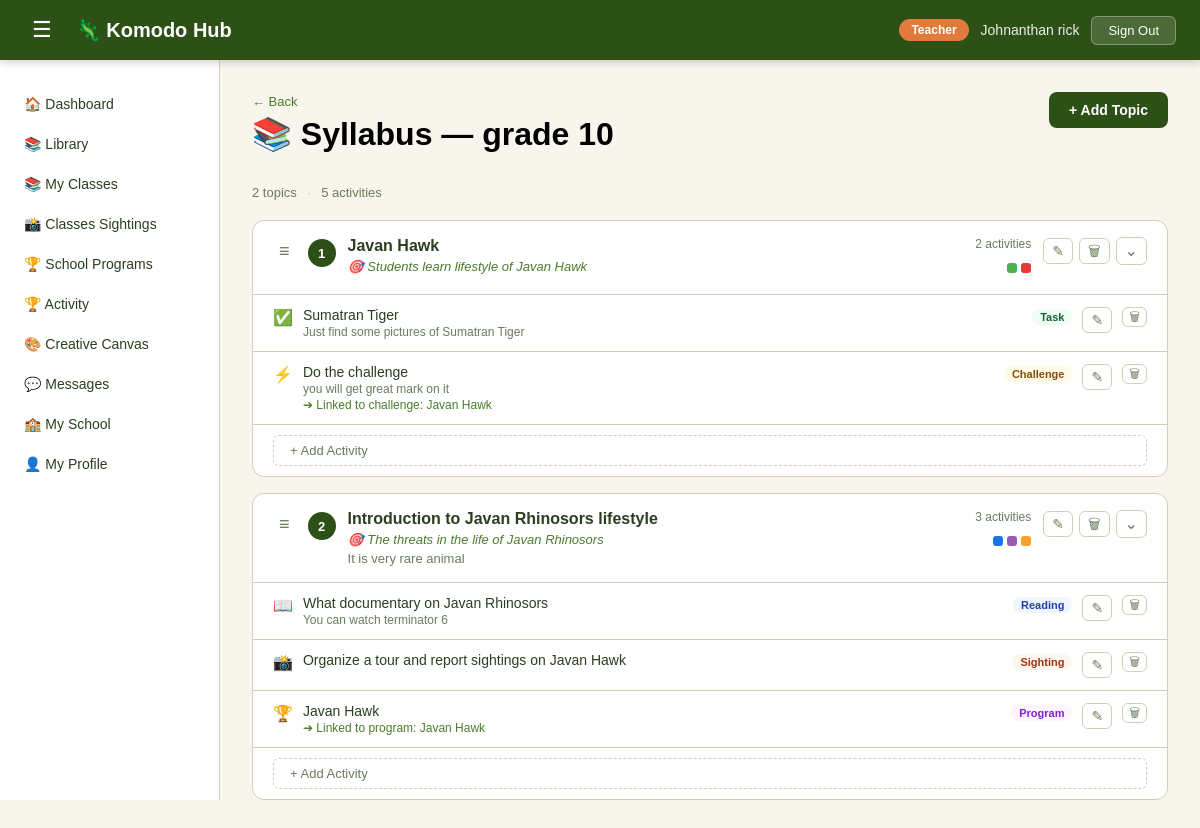
Page /syllabus/1 (signed in) on the committed database.
### tables this page shows
CREATE TABLE user(
    user_id INTEGER PRIMARY KEY AUTOINCREMENT,
    fullname TEXT NOT NULL,
    email TEXT NOT NULL,
    role TEXT,
    password TEXT NOT NULL,
    organization_id INTEGER, avatar TEXT, phone TEXT, location TEXT, created_at TIMESTAMP DEFAULT '2025-01-01', status TEXT DEFAULT 'active', points INTEGER DEFAULT 0,
    FOREIGN KEY (organization_id) REFERENCES organization(organization_id)
);

CREATE TABLE class (
    class_id INTEGER PRIMARY KEY AUTOINCREMENT,
    name TEXT NOT NULL,
    subject TEXT,
    organization_id INTEGER NOT NULL,
    teacher_id INTEGER,
    created_at TIMESTAMP DEFAULT CURRENT_TIMESTAMP,
    FOREIGN KEY (organization_id) REFERENCES organization(organization_id),
    FOREIGN KEY (teacher_id) REFERENCES user(user_id)
);

CREATE TABLE syllabus_topic (
    topic_id       INTEGER PRIMARY KEY AUTOINCREMENT,
    class_id       INTEGER NOT NULL,
    title          TEXT    NOT NULL,
    description    TEXT,
    learning_objective TEXT,
    order_index    INTEGER NOT NULL DEFAULT 0,
    created_at     DATETIME DEFAULT CURRENT_TIMESTAMP,
    FOREIGN KEY (class_id) REFERENCES class(class_id) ON DELETE CASCADE
);

CREATE TABLE syllabus_activity (
    activity_id    INTEGER PRIMARY KEY AUTOINCREMENT,
    topic_id       INTEGER NOT NULL,
    title          TEXT    NOT NULL,
    description    TEXT,
    activity_type  TEXT    NOT NULL DEFAULT 'task',
                           -- 'task' | 'program' | 'challenge' | 'sighting' | 'reading'
    linked_program_id   INTEGER DEFAULT NULL,
    linked_challenge_id INTEGER DEFAULT NULL,
    order_index    INTEGER NOT NULL DEFAULT 0,
    created_at     DATETIME DEFAULT CURRENT_TIMESTAMP, linked_species_id INTEGER REFERENCES species(species_id),
    FOREIGN KEY (topic_id)              REFERENCES syllabus_topic(topic_id)  ON DELETE CASCADE,
    FOREIGN KEY (linked_program_id)     REFERENCES program(program_id)       ON DELETE SET NULL,
    FOREIGN KEY (linked_challenge_id)   REFERENCES challenge(challenge_id)   ON DELETE SET NULL
);

CREATE TABLE challenge (
    challenge_id INTEGER PRIMARY KEY AUTOINCREMENT,
    title TEXT NOT NULL,
    description TEXT NOT NULL,
    points INTEGER NOT NULL DEFAULT 10,
    duration_days INTEGER NOT NULL DEFAULT 7,
    deadline TIMESTAMP NOT NULL,
    species_focus TEXT,
    created_by INTEGER NOT NULL,
    organization_id INTEGER NOT NULL,
    created_at TIMESTAMP DEFAULT CURRENT_TIMESTAMP,
    FOREIGN KEY (created_by) REFERENCES user(user_id),
    FOREIGN KEY (organization_id) REFERENCES organization(organization_id)
);

CREATE TABLE program (
    program_id INTEGER PRIMARY KEY AUTOINCREMENT,
    title TEXT NOT NULL,
    description TEXT NOT NULL,
    species_focus TEXT,
    duration TEXT,
    created_at TIMESTAMP DEFAULT CURRENT_TIMESTAMP,
    created_by INTEGER NOT NULL,
    organization_id INTEGER NOT NULL,
    FOREIGN KEY (created_by) REFERENCES user(user_id),
    FOREIGN KEY (organization_id) REFERENCES organization(organization_id)
);

### app.py (the view)
@app.route('/syllabus/<int:class_id>')
def get_syllabus(class_id):
    if 'user_id' not in session:
        return redirect(url_for('login_get'))
    if session['role'] == 'teacher':
        cls = db.fetch_one(
            'SELECT * FROM class WHERE class_id = ? AND teacher_id = ?',
            (class_id, session['user_id'])
        )
    elif session['role'] in ['school-admin', 'principal']:
        cls = db.fetch_one(
            'SELECT * FROM class WHERE class_id = ? AND organization_id = ?',
            (class_id, session['organization_id'])
        )
    else:
        return abort(403)
    if not cls:
        return abort(404)
    user = db.fetch_one('SELECT * FROM user WHERE user_id = ?', (session['user_id'],))
    topics = db.fetch_query(
        'SELECT * FROM syllabus_topic WHERE class_id = ? ORDER BY order_index ASC, created_at ASC',
        (class_id,)
    )
    topics_with_activities = []
    for t in topics:
        activities = db.fetch_query('''
            SELECT sa.*,
                   p.title  AS program_title,
                   c.title  AS challenge_title
            FROM syllabus_activity sa
            LEFT JOIN program   p ON sa.linked_program_id   = p.program_id
            LEFT JOIN challenge c ON sa.linked_challenge_id = c.challenge_id
            WHERE sa.topic_id = ?
            ORDER BY sa.order_index ASC, sa.created_at ASC
        ''', (t['topic_id'],))
        topics_with_activities.append({**dict(t), 'activities': [dict(a) for a in activities]})
    programs = db.fetch_query(
        'SELECT program_id, title FROM program WHERE organization_id = ? ORDER BY title',
        (session['organization_id'],)
    )
    challenges = db.fetch_query(
        'SELECT challenge_id, title FROM challenge WHERE organization_id = ? ORDER BY title',
        (session['organization_id'],)
    )
    species = db.fetch_query(
        'SELECT species_id, common_name FROM species ORDER BY common_name',
    )
    return render_template('shared/syllabus.html',
        user=user,
        cls=dict(cls),
        topics=topics_with_activities,
        programs=programs,
        challenges=challenges,
        species = species
    )

### app.py (called while the page is built)
@app.context_processor
def inject_enrolled_class():
    if session.get('role') == 'student' and session.get('user_id'):
        enrolled_class = db.fetch_one(
            'SELECT class_id FROM class_enrollment WHERE student_id = ? LIMIT 1',
            (session['user_id'],)
        )
        return {'enrolled_class': enrolled_class}
    return {'enrolled_class': None}

### database.py (called while the page is built)
def fetch_query(sql, params=()):
    with sqlite3.connect('Komodo_DB.db') as con:
        con.row_factory = sqlite3.Row
        cur = con.cursor()
        cur.execute(sql, params)
        rows = cur.fetchall()
        return rows

def fetch_one(sql, params=()):
    with sqlite3.connect('Komodo_DB.db') as con:
        con.row_factory = sqlite3.Row
        cur = con.cursor()
        cur.execute(sql, params)
        row = cur.fetchone()
        return row

### templates/shared/syllabus.html (shortened to what this page needs)
<!DOCTYPE html>
<html lang="en">
<head>
    <link rel="stylesheet" href="{{ url_for('static', filename='css/style.css') }}">
    <link rel="stylesheet" href="{{ url_for('static', filename='css/dashboard.css') }}">
    <link rel="stylesheet" href="{{ url_for('static', filename='css/tabs/syllabus.css') }}">
</head>
<body class="dashboard-body">
    {% include 'shared/navbar.html' %}
    <div class="dash-layout">
        {% include 'shared/sidebar.html' %}
        <main class="dash-main">
            <div class="page-header">
                <div>
                    <a href="javascript:history.back()" class="back-link">← Back</a>
                    <h1>&#128218; Syllabus — {{ cls['name'] }}</h1>
                </div>
                <button class="btn-add-topic" onclick="openAddTopicModal()">+ Add Topic</button>
            </div>
            <div class="syllabus-summary">
                <span class="summary-label">{{ topics|length }} topic{% if topics|length != 1 %}s{% endif %}</span>
                <span class="summary-sep">·</span>
                <span class="summary-label">
                    {% set total_acts = namespace(n=0) %}
                    {% for t in topics %}{% set total_acts.n = total_acts.n + t['activities']|length %}{% endfor %}
                    {{ total_acts.n }} activit{% if total_acts.n != 1 %}ies{% else %}y{% endif %}
                </span>
            </div>
            <div class="topics-list" id="topics-list">
                {% for topic in topics %}
                <div class="topic-card" id="topic-card-{{ topic['topic_id'] }}" data-topic-id="{{ topic['topic_id'] }}">
                    <div class="topic-header">
                        <div class="topic-drag-handle" title="Drag to reorder">&#8801;</div>
                        <div class="topic-number">{{ loop.index }}</div>
                        <div class="topic-info">
                            <h3 class="topic-title">{{ topic['title'] }}</h3>
                            {% if topic['learning_objective'] %}
                            <p class="topic-objective">&#127919; {{ topic['learning_objective'] }}</p>
                            {% endif %}
                            {% if topic['description'] %}
                            <p class="topic-desc">{{ topic['description'] }}</p>
                            {% endif %}
                        </div>
                        <div class="topic-meta">
                            <span class="activity-count">
                                {{ topic['activities']|length }} activit{% if topic['activities']|length != 1 %}ies{% else %}y{% endif %}
                            </span>
                            {% if topic['activities']|length > 0 %}
                            <div class="topic-pip-track">
                                {% for act in topic['activities'] %}
                                <span class="topic-pip pip-{{ act['activity_type'] }}"
                                    title="{{ act['title'] }} ({{ act['activity_type'] }})"></span>
                                {% endfor %}
                            </div>
                            {% endif %}
                        </div>
                        <div class="topic-actions">
                            <button class="btn-icon"
                                    onclick="openEditTopicModal({{ topic['topic_id'] }}, {{ topic|tojson }})"
                                    title="Edit topic">&#9998;</button>
                            <button class="btn-icon btn-icon-danger"
                                    onclick="deleteTopic({{ topic['topic_id'] }})"
                                    title="Delete topic">&#128465;</button>
                            <button class="btn-icon btn-toggle-topic"
                                    onclick="toggleTopic({{ topic['topic_id'] }})"
                                    title="Expand / collapse">&#8964;</button>
                        </div>
                    </div>
                    <div class="activities-list" id="activities-{{ topic['topic_id'] }}">
                        {% for act in topic['activities'] %}
                        <div class="activity-row" id="activity-row-{{ act['activity_id'] }}">
                            <span class="activity-type-icon">
                                {% if act['activity_type'] == 'program' %}&#127942;
                                {% elif act['activity_type'] == 'challenge' %}&#9889;
                                {% elif act['activity_type'] == 'sighting' %}&#128248;
                                {% elif act['activity_type'] == 'reading' %}&#128214;
                                {% else %}&#9989;{% endif %}
                            </span>
                            <div class="activity-info">
                                <span class="activity-title">{{ act['title'] }}</span>
                                {% if act['description'] %}
                                <span class="activity-desc">{{ act['description'] }}</span>
                                {% endif %}
                                {% if act['program_title'] %}
                                <span class="activity-link">&#10132; Linked to program: {{ act['program_title'] }}</span>
                                {% elif act['challenge_title'] %}
                                <span class="activity-link">&#10132; Linked to challenge: {{ act['challenge_title'] }}</span>
                                {% endif %}
                            </div>
                            <span class="activity-type-badge type-{{ act['activity_type'] }}">
                                {{ act['activity_type'].title() }}
                            </span>
                            <button class="btn-icon"onclick="openEditActivityModal({{ act['activity_id'] }}, {{ act|tojson }})"title="Edit activity">&#9998;</button>
                            <button class="btn-icon btn-icon-danger btn-sm"onclick="deleteActivity({{ act['activity_id'] }}, {{ topic['topic_id'] }})">&#128465;</button>
                        </div>
                        {% endfor %}
                        <div class="add-activity-row">
                            <button class="btn-add-activity" onclick="openAddActivityModal({{ topic['topic_id'] }})">
                                + Add Activity
                            </button>
                        </div>
                    </div>
                </div>
                {% endfor %}
            </div>
        </main>
    </div>
</body>
</html>

### templates/shared/navbar.html
    <nav class="dash-nav">
        <div class="dash-nav-left">
            <button class="sidebar-toggle" onclick="toggleSidebar()">&#9776;</button>
            <a href="/dashboard/{{ user['role'] }}" class="dash-logo">&#129422; Komodo Hub</a>
        </div>
        <div class="dash-nav-right">
            <span class="nav-role-badge">{{ user['role'].replace('-', ' ').title() }}</span>
            <span class="nav-username">{{ user['fullname'] }}</span>
            <button class="btn-signout" onclick="signOut()">Sign Out</button>
        </div>
    </nav>

### static/css/style.css (style rules this page uses)
* { margin: 0; padding: 0; box-sizing: border-box; }
:root { --primary-green: #2D5016; --secondary-green: #4A7C2C; --accent-orange: #E17B3C; --light-bg: #F8F5ED; --white: #FFFFFF; --text-dark: #2C3E1F; --text-muted: #6B7C5C; --border-color: #D4CDB8; }
body { font-family: Arial, sans-serif; background-color: var(--light-bg); min-height: 100vh; display: flex; align-items: center; justify-content: center; padding: 20px; }

### static/css/dashboard.css (style rules this page uses)
.dashboard-body { display: block; padding: 0; background-color: var(--light-bg); min-height: 100vh; }
.dash-nav { background-color: var(--primary-green); color: var(--white); padding: 0 24px; height: 60px; display: flex; align-items: center; justify-content: space-between; position: sticky; top: 0; z-index: 100; box-shadow: 0 2px 8px rgba(0,0,0,0.2); }
.dash-nav-left { display: flex; align-items: center; gap: 16px; }
.dash-logo { color: var(--white); text-decoration: none; font-size: 20px; font-weight: bold; }
.sidebar-toggle { background: none; border: none; color: var(--white); font-size: 22px; cursor: pointer; padding: 4px 8px; border-radius: 4px; }
.dash-nav-right { display: flex; align-items: center; gap: 12px; }
.nav-role-badge { background-color: var(--accent-orange); color: var(--white); padding: 4px 12px; border-radius: 20px; font-size: 12px; font-weight: bold; }
.nav-username { font-size: 14px; color: rgba(255,255,255,0.9); }
.btn-signout { background-color: rgba(255,255,255,0.15); color: var(--white); border: 1px solid rgba(255,255,255,0.3); padding: 6px 16px; border-radius: 6px; font-size: 13px; cursor: pointer; }
.dash-layout { display: flex; min-height: calc(100vh - 60px); }
.dash-main { flex: 1; padding: 32px; overflow-y: auto; }

### rows in the picture
user: role.replace "Teacher", fullname "Johnanthan rick"
class: name "grade 10"
syllabus_topic: title "Javan Hawk", learning_objective "Students learn lifestyle of Javan Hawk", activities|length "2"
syllabus_activity: title "Sumatran Tiger", description "Just find some pictures of Sumatran Tiger", activity_type "Task"
syllabus_activity: title "Do the challenge", description "you will get great mark on it", challenge_title "Javan Hawk", activity_type "Challenge"
syllabus_topic: title "Introduction to Javan Rhinosors lifestyle", learning_objective "The threats in the life of Javan Rhinosors", description "It is very rare animal", activities|length "3"
syllabus_activity: title "What documentary on Javan Rhinosors", description "You can watch terminator 6", activity_type "Reading"
syllabus_activity: title "Organize a tour and report sightings on Javan Hawk", activity_type "Sighting"
syllabus_activity: title "Javan Hawk", program_title "Javan Hawk", activity_type "Program"

### other values in the picture
{{ topics|length }} "2"
{{ total_acts.n }} "5"
